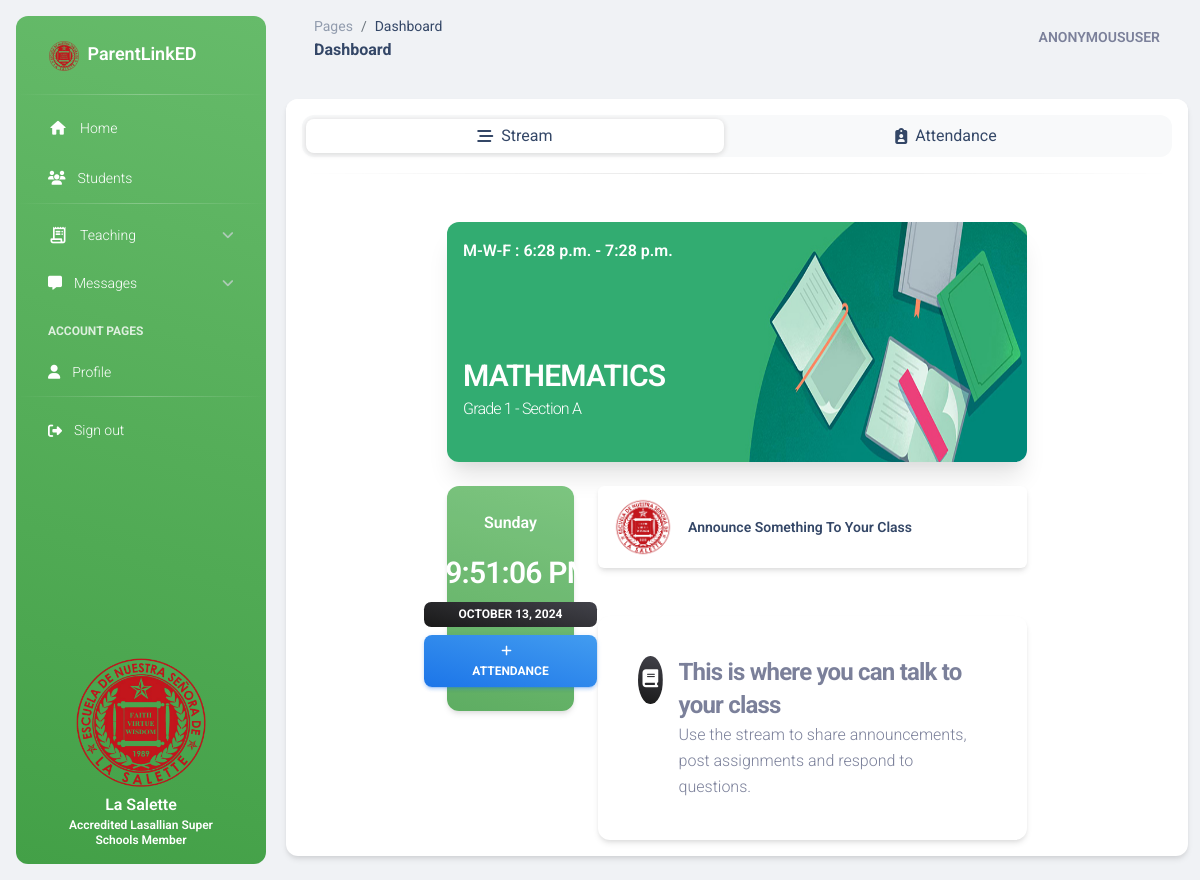
The page /instructor/teaching-subject/g1_math-mathematics/ on the database its author committed.
### base/models.py (models this page shows, shortened)
class Subject(models.Model):
    name = models.CharField(max_length=100)
    subject_code = models.CharField(max_length=100, null=True, blank=True)
    description = models.TextField(blank=True, null=True)
    day = models.CharField(max_length=100)
    start_time = models.TimeField()
    end_time = models.TimeField()
    slug = models.SlugField(max_length=255, unique=True, null=True, blank=True)

class YearLevelSection(models.Model):
    year_levels = [
        ('Grade 1', 'Grade 1'),
        ('Grade 2', 'Grade 2'),
        ('Grade 3', 'Grade 3'),
        ('Grade 4', 'Grade 4'),
        ('Grade 5', 'Grade 5'),
        ('Grade 6', 'Grade 6'),
    ]
    year_level = models.CharField(max_length=10, choices=year_levels)
    section = models.CharField(max_length=10)
    subjects = models.ManyToManyField(Subject, null=True, blank=True, related_name='year_level_sections')
    instructor = models.ForeignKey(Instructor, on_delete=models.CASCADE, related_name='year_level_sections', null = True, blank = True)
    slug = models.SlugField(max_length=255, unique=True, null=True, blank=True)

### base/view/instructor.py (the view)
# urls.py: path('instructor/teaching-subject/<slug:slug>/', subject_details, name="subject_details"),
def subject_details(request, slug):
    subject = get_object_or_404(Subject, slug=slug)
    year_level_sections = YearLevelSection.objects.filter(subjects=subject)
    sections_with_students = []
    for section in year_level_sections:
        students = section.student_set.all()  # Get all students in this section
        sections_with_students.append((section, students))
    announcements = Announcement.objects.filter(subject=subject)
    attendance = Attendance.objects.filter(subject=subject)
    context = {
        'subject': subject,
        'sections_with_students': sections_with_students,
        'announcements': announcements,
        'attendance': attendance
    }
    return render(request, 'base/instructor/subject_details.html', context)

### base/templates/base/instructor/subject_details.html (shortened to what this page needs)
{% extends 'base/instructor/base.html' %}
{% block content %}
<div class="row">
    <div class=" col-12">
        <div class="card">
            <div class="card-header p-3">
                <div class="row">
                    <div class="col-12">
                        <div class="nav-wrapper position-relative end-0">
                            <ul class="nav nav-pills nav-fill p-1 flex-row" role="tablist">
                                <li class="nav-item" role="presentation">
                                    <a class="nav-link mb-0 px-0 py-1 d-flex align-items-center justify-content-center active" id="stream-tab" data-bs-toggle="pill" href="#stream" aria-selected="true">
                                        <i class="fa-solid fa-bars-staggered"></i>
                                        <span class="ms-2">Stream</span>
                                    </a>
                                </li>
                                <li class="nav-item" role="presentation">
                                    <a class="nav-link mb-0 px-0 py-1 d-flex align-items-center justify-content-center" id="attendance-tab" data-bs-toggle="pill" href="#attendance" aria-selected="false" tabindex="-1">
                                        <i class="fa-solid fa-clipboard-user"></i>
                                        <span class="ms-2">Attendance</span>
                                    </a>
                                </li>
                            </ul>
                        </div>
                    </div>
                </div>
                <hr class="horizontal dark mb-0">
            </div>
            <div class="card-body p-3 pt-0">
                    <div class="d-flex justify-content-center">
                        <div class="col-lg-8 col-12 mb-xl-0 mb-4 mt-3">
                            <div class="tab-content mt-3">
                                <div class="tab-pane fade show active" id="stream" role="tabpanel" aria-labelledby="stream-tab">
                                    <div class="card bg-transparent shadow-xl">
                                        <div class="overflow-hidden position-relative border-radius-xl">
                                            <img src="/static/assets/img/img_bookclub.jpg" class="position-absolute start-0 top-0 w-100 z-index-1 h-100" alt="pattern-tree">
                                            <div class="card-body position-relative z-index-1 p-3">
                                                <div class="d-flex justify-content-between align-items-center">
                                                    <a href=""><h6 class="text-white text-md mb-0">{{ subject.day }} :  {{ subject.start_time }} - {{ subject.end_time }}</h6></a>
                                                </div>
                                                <h5 class="text-white mt-4 text-uppercase">{{subj.name}}<br><span class="text-capitalize"><p>{{ subj.description}}</p></span></h5>
                                                <div class="d-flex mb-0">
                                                    <h3 class="text-white mt-4 text-uppercase">{{subject.name}}<br>
                                                        {% for section, students in sections_with_students %}
                                                        <span class="text-capitalize"><p> {{ section.year_level }} - {{ section.section }}</p></span>
                                                        {% empty %}
                                                        <li>No sections found for this subject.</li>
                                                        {% endfor %}
                                                    </h3>
                                                </div>
                                            </div>
                                        </div>
                                    </div>
                                    <div class=" mt-4">
                                        <div class="row">
                                            <div class="col-12 col-lg-3">
                                                <div class="card card-background card-background-mask-success h-auto">
                                                    <div class="card-body pt-4 text-center">
                                                       <h6 class="day text-white mb-0" id="day"></h6>
                                                       <h3 class="time text-white" id="time"></h3>
                                                       <span class="date badge d-block bg-gradient-dark mb-2" id="date"></span>
                                                       <a href="javascript:;" type="button" data-bs-toggle="modal" data-bs-target="#attendance-modal" class="btn bg-gradient-info btn-sm px-5 mb-0"><i class="fa fa-plus me-2" style="font-size: 12px; font-weight: bold"></i>Attendance</a>
                                                    </div>
                                                </div>
                                            </div>
                                            <div class="col-12 col-lg-9">
                                                <div id="announcement" class="card shadow p-2 mb-5 bg-body rounded button-like" onclick="toggleAnnouncementDisplay()">
                                                    <div class="d-flex px-2 py-1">
                                                        <div>
                                                            <img src="/static/assets/img/logo.png" class="avatar avatar-lg me-3">
                                                        </div>
                                                        <div class="d-flex flex-column justify-content-center">
                                                            <h6 class="mb-0 text-sm text-capitalize"><a href="#" class="text-decoration-none">Announce something to your class</a></h6>
                                                        </div>
                                                    </div>
                                                </div>
                                                <div id="announcementsContainer">
                                                    {% for a in announcements reversed %}
                                                        <div class="card shadow mb-2" data-announcement-id="{{ a.id }}">
                                                            <div class="card-header p-3 pb-0">
                                                                <div class="row">
                                                                    <div class="col-8 d-flex">
                                                                        <div>
                                                                            <img src="{{ a.instructor.avatar.url }}" class="avatar avatar-sm me-2" alt="avatar image">
                                                                        </div>
                                                                        <div class="d-flex flex-column justify-content-center">
                                                                            <h6 class="mb-0 text-sm text-capitalize">{{ a.instructor.user.first_name }} {{ a.instructor.user.last_name }}
                                                                                {% if a.all_students %}
                                                                                <span class="ms-2">
                                                                                    <i class="fa fa-chevron-right me-2"></i> All students
                                                                                </span>
                                                                                {% else %}
                                                                                <span class="ms-2">
                                                                                    <i class="fa fa-chevron-right me-2"></i>
                                                                                    {% for student in a.selected_students.all %}
                                                                                    <a href="{% url 'instructor_student_profile' student.student_id %}">
                                                                                        {{ student.firstname }} {{ student.lastname }}{% if not forloop.last %}, {% endif %}
                                                                                    </a>
                                                                                    {% endfor %}
                                                                                </span>
                                                                                {% endif %}
                                                                            </h6>
                                                                            <p class="text-xs">Posted: {{ a.created_at|timesince }} ago</p>
                                                                        </div>
                                                                    </div>
                                                                    <div class="col-4">
                                                                        <div class="d-flex justify-content-end pe-4">
                                                                            <div class="dropdown dropend">
                                                                                <a href="javascript:;" class="cursor-pointer rounded-circle" id="dropdownTable1" data-bs-toggle="dropdown" aria-expanded="false">
                                                                                    <i class="fa fa-solid fa-ellipsis-v" aria-hidden="true"></i>
                                                                                </a>
                                                                                <ul class="dropdown-menu dropdown-menu-end border-radius-md ms-n5" aria-labelledby="dropdownTable1">
                                                                                    <li><a class="dropdown-item border-radius-md" href="javascript:;">Edit</a></li>
                                                                                    <li><a class="dropdown-item border-radius-md text-danger" href="javascript:;">Remove</a></li>
                                                                                </ul>
                                                                            </div>
                                                                        </div>
                                                                    </div>
                                                                </div>
                                                            </div>
                                                            <div class="card-body p-3 pt-1 text-dark">
                                                                <p class="text-md">{{ a.content|safe }}</p>
                                                            </div>
                                                        </div>
                                                    {% empty %}
                                                    <div class="card shadow mt-3 p-4">
                                                        <div class="card-body p-3">
                                                        <div class="d-flex">
                                                            <div class="icon icon-shape bg-gradient-dark text-center rounded-circle ms-auto">
                                                                <i class="fa fa-book text-lg opacity-10" aria-hidden="true"></i>
                                                            </div>
                                                            <div class="numbers mb-0 ms-3">
                                                                <h4 class="text-muted font-weight-bolder mb-0">This is where you can talk to your class</h4>
                                                                <p class="mb-0">
                                                                    Use the stream to share announcements, post assignments and respond to questions.
                                                                </p>
                                                            </div>
                                                        </div>
                                                        </div>
                                                    </div>
                                                {% endfor %}
                                                </div>
                                            </div>
                                        </div>
                                    </div>
                                </div>
                            </div>
                        </div>
                    </div>
            </div>
        </div>
    </div>
</div>
</div>
{% endblock %}

### static/assets/css/nucleo-svg.css (style rules this page uses)
.icon { display: inline-block; color: #111111; height: 1em; width: 1em; }
.icon { fill: currentColor; stroke: none; }

### base/templates/base/instructor/subject_details.html (style rules this page uses)
.button-like { cursor: pointer; transition: transform 0.3s ease, background-color 0.3s ease, box-shadow 0.3s ease; }

### rows shown on the page
Subject: day "M-W-F", start_time "6:28 p.m.", end_time "7:28 p.m.", name "MATHEMATICS"
YearLevelSection: year_level "Grade 1", section "Section A"

### other values the page prints
{{ request.user }} "ANONYMOUSUSER"
